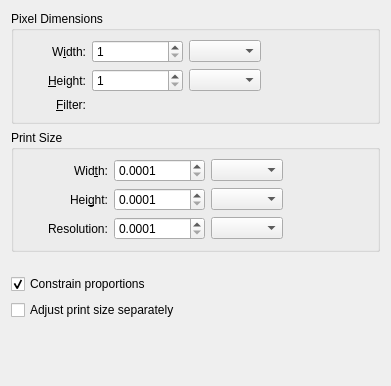
<?xml version="1.0" encoding="UTF-8"?>
<ui version="4.0">
 <class>WdgImageSize</class>
 <widget class="QWidget" name="WdgImageSize">
  <property name="geometry">
   <rect>
    <x>0</x>
    <y>0</y>
    <width>391</width>
    <height>386</height>
   </rect>
  </property>
  <property name="windowTitle">
   <string>Scale To New Size</string>
  </property>
  <layout class="QVBoxLayout" name="verticalLayout">
   <item>
    <widget class="QGroupBox" name="groupImageSize">
     <property name="title">
      <string>Pixel Dimensions</string>
     </property>
     <property name="flat">
      <bool>true</bool>
     </property>
     <layout class="QGridLayout" name="gridLayout_3">
      <item row="1" column="2">
       <widget class="KisDoubleParseSpinBox" name="pixelHeightDouble">
        <property name="minimumSize">
         <size>
          <width>80</width>
          <height>0</height>
         </size>
        </property>
        <property name="decimals">
         <number>4</number>
        </property>
        <property name="minimum">
         <double>0.000100000000000</double>
        </property>
        <property name="maximum">
         <double>10000.000000000000000</double>
        </property>
        <property name="singleStep">
         <double>0.100000000000000</double>
        </property>
       </widget>
      </item>
      <item row="1" column="2">
       <widget class="KisIntParseSpinBox" name="pixelHeight">
        <property name="minimumSize">
         <size>
          <width>80</width>
          <height>0</height>
         </size>
        </property>
        <property name="minimum">
         <number>1</number>
        </property>
        <property name="maximum">
         <number>100000</number>
        </property>
       </widget>
      </item>
      <item row="0" column="3">
       <widget class="QComboBox" name="pixelWidthUnit"/>
      </item>
      <item row="0" column="0">
       <spacer name="horizontalSpacer_2">
        <property name="orientation">
         <enum>Qt::Horizontal</enum>
        </property>
        <property name="sizeType">
         <enum>QSizePolicy::Fixed</enum>
        </property>
        <property name="sizeHint" stdset="0">
         <size>
          <width>25</width>
          <height>20</height>
         </size>
        </property>
       </spacer>
      </item>
      <item row="0" column="1">
       <widget class="QLabel" name="lblPixelWidth">
        <property name="text">
         <string>W&amp;idth:</string>
        </property>
        <property name="alignment">
         <set>Qt::AlignRight|Qt::AlignTrailing|Qt::AlignVCenter</set>
        </property>
        <property name="buddy">
         <cstring>pixelWidth</cstring>
        </property>
       </widget>
      </item>
      <item row="2" column="1">
       <widget class="QLabel" name="lblPixelFilter">
        <property name="text">
         <string>&amp;Filter:</string>
        </property>
        <property name="alignment">
         <set>Qt::AlignRight|Qt::AlignTrailing|Qt::AlignVCenter</set>
        </property>
        <property name="buddy">
         <cstring>printWidth</cstring>
        </property>
       </widget>
      </item>
      <item row="0" column="4" rowspan="2">
       <widget class="KoAspectButton" name="pixelAspectRatioBtn" native="true">
        <property name="text" stdset="0">
         <string/>
        </property>
       </widget>
      </item>
      <item row="1" column="3">
       <widget class="QComboBox" name="pixelHeightUnit"/>
      </item>
      <item row="1" column="1">
       <widget class="QLabel" name="lblPixelHeight">
        <property name="text">
         <string>&amp;Height:</string>
        </property>
        <property name="alignment">
         <set>Qt::AlignRight|Qt::AlignTrailing|Qt::AlignVCenter</set>
        </property>
        <property name="buddy">
         <cstring>pixelHeight</cstring>
        </property>
       </widget>
      </item>
      <item row="0" column="2">
       <widget class="KisDoubleParseSpinBox" name="pixelWidthDouble">
        <property name="minimumSize">
         <size>
          <width>80</width>
          <height>0</height>
         </size>
        </property>
        <property name="decimals">
         <number>4</number>
        </property>
        <property name="minimum">
         <double>0.000100000000000</double>
        </property>
        <property name="maximum">
         <double>10000.000000000000000</double>
        </property>
        <property name="singleStep">
         <double>0.100000000000000</double>
        </property>
       </widget>
      </item>
      <item row="0" column="2">
       <widget class="KisIntParseSpinBox" name="pixelWidth">
        <property name="minimum">
         <number>1</number>
        </property>
        <property name="maximum">
         <number>100000</number>
        </property>
       </widget>
      </item>
      <item row="1" column="5">
       <spacer name="horizontalSpacer_5">
        <property name="orientation">
         <enum>Qt::Horizontal</enum>
        </property>
        <property name="sizeType">
         <enum>QSizePolicy::MinimumExpanding</enum>
        </property>
        <property name="sizeHint" stdset="0">
         <size>
          <width>40</width>
          <height>20</height>
         </size>
        </property>
       </spacer>
      </item>
      <item row="2" column="2" colspan="2">
       <widget class="KisCmbIDList" name="pixelFilterCmb" native="true"/>
      </item>
     </layout>
    </widget>
   </item>
   <item>
    <widget class="QGroupBox" name="groupPrintSize">
     <property name="title">
      <string>Print Size</string>
     </property>
     <property name="flat">
      <bool>true</bool>
     </property>
     <layout class="QGridLayout" name="gridLayout">
      <item row="1" column="1">
       <widget class="QLabel" name="lblPrintHeight">
        <property name="text">
         <string>Hei&amp;ght:</string>
        </property>
        <property name="alignment">
         <set>Qt::AlignRight|Qt::AlignTrailing|Qt::AlignVCenter</set>
        </property>
        <property name="buddy">
         <cstring>printHeight</cstring>
        </property>
       </widget>
      </item>
      <item row="1" column="3">
       <widget class="QComboBox" name="printHeightUnit"/>
      </item>
      <item row="0" column="2">
       <widget class="KisDoubleParseSpinBox" name="printWidth">
        <property name="minimumSize">
         <size>
          <width>80</width>
          <height>0</height>
         </size>
        </property>
        <property name="decimals">
         <number>4</number>
        </property>
        <property name="minimum">
         <double>0.000100000000000</double>
        </property>
        <property name="maximum">
         <double>10000.000000000000000</double>
        </property>
        <property name="singleStep">
         <double>0.100000000000000</double>
        </property>
       </widget>
      </item>
      <item row="0" column="1">
       <widget class="QLabel" name="lblPrintWidth">
        <property name="text">
         <string>Wid&amp;th:</string>
        </property>
        <property name="alignment">
         <set>Qt::AlignRight|Qt::AlignTrailing|Qt::AlignVCenter</set>
        </property>
        <property name="buddy">
         <cstring>printWidth</cstring>
        </property>
       </widget>
      </item>
      <item row="1" column="2">
       <widget class="KisDoubleParseSpinBox" name="printHeight">
        <property name="minimumSize">
         <size>
          <width>80</width>
          <height>0</height>
         </size>
        </property>
        <property name="decimals">
         <number>4</number>
        </property>
        <property name="minimum">
         <double>0.000100000000000</double>
        </property>
        <property name="maximum">
         <double>10000.000000000000000</double>
        </property>
        <property name="singleStep">
         <double>0.100000000000000</double>
        </property>
       </widget>
      </item>
      <item row="0" column="4" rowspan="2">
       <widget class="KoAspectButton" name="printAspectRatioBtn" native="true">
        <property name="text" stdset="0">
         <string/>
        </property>
       </widget>
      </item>
      <item row="0" column="3">
       <widget class="QComboBox" name="printWidthUnit"/>
      </item>
      <item row="2" column="1">
       <widget class="QLabel" name="lblResolution">
        <property name="text">
         <string>Resolution:</string>
        </property>
       </widget>
      </item>
      <item row="2" column="2">
       <widget class="KisDoubleParseSpinBox" name="printResolution">
        <property name="sizePolicy">
         <sizepolicy hsizetype="Minimum" vsizetype="Fixed">
          <horstretch>0</horstretch>
          <verstretch>0</verstretch>
         </sizepolicy>
        </property>
        <property name="minimumSize">
         <size>
          <width>70</width>
          <height>0</height>
         </size>
        </property>
        <property name="decimals">
         <number>4</number>
        </property>
        <property name="minimum">
         <double>0.000100000000000</double>
        </property>
        <property name="maximum">
         <double>10000.000000000000000</double>
        </property>
        <property name="singleStep">
         <double>0.100000000000000</double>
        </property>
       </widget>
      </item>
      <item row="2" column="3">
       <widget class="QComboBox" name="printResolutionUnit"/>
      </item>
      <item row="1" column="0">
       <spacer name="horizontalSpacer">
        <property name="orientation">
         <enum>Qt::Horizontal</enum>
        </property>
        <property name="sizeType">
         <enum>QSizePolicy::Fixed</enum>
        </property>
        <property name="sizeHint" stdset="0">
         <size>
          <width>25</width>
          <height>20</height>
         </size>
        </property>
       </spacer>
      </item>
      <item row="0" column="5">
       <spacer name="horizontalSpacer_3">
        <property name="orientation">
         <enum>Qt::Horizontal</enum>
        </property>
        <property name="sizeType">
         <enum>QSizePolicy::MinimumExpanding</enum>
        </property>
        <property name="sizeHint" stdset="0">
         <size>
          <width>40</width>
          <height>20</height>
         </size>
        </property>
       </spacer>
      </item>
     </layout>
    </widget>
   </item>
   <item>
    <spacer name="verticalSpacer_2">
     <property name="orientation">
      <enum>Qt::Vertical</enum>
     </property>
     <property name="sizeType">
      <enum>QSizePolicy::Fixed</enum>
     </property>
     <property name="sizeHint" stdset="0">
      <size>
       <width>20</width>
       <height>16</height>
      </size>
     </property>
    </spacer>
   </item>
   <item>
    <widget class="QCheckBox" name="constrainProportionsCkb">
     <property name="toolTip">
      <string>Constrain aspect ratio</string>
     </property>
     <property name="text">
      <string>Constrain proportions</string>
     </property>
     <property name="checked">
      <bool>true</bool>
     </property>
    </widget>
   </item>
   <item>
    <widget class="QCheckBox" name="adjustPrintSizeSeparatelyCkb">
     <property name="text">
      <string>Adjust print size separately</string>
     </property>
    </widget>
   </item>
   <item>
    <spacer name="verticalSpacer">
     <property name="orientation">
      <enum>Qt::Vertical</enum>
     </property>
     <property name="sizeType">
      <enum>QSizePolicy::MinimumExpanding</enum>
     </property>
     <property name="sizeHint" stdset="0">
      <size>
       <width>20</width>
       <height>30</height>
      </size>
     </property>
    </spacer>
   </item>
  </layout>
 </widget>
 <customwidgets>
  <customwidget>
   <class>KisCmbIDList</class>
   <extends></extends>
   <header>widgets/kis_cmb_idlist.h</header>
  </customwidget>
  <customwidget>
   <class>KoAspectButton</class>
   <extends>QWidget</extends>
   <header>KoAspectButton.h</header>
   <container>1</container>
  </customwidget>
  <customwidget>
   <class>KisIntParseSpinBox</class>
   <extends>QSpinBox</extends>
   <header>kis_intparsespinbox.h</header>
  </customwidget>
  <customwidget>
   <class>KisDoubleParseSpinBox</class>
   <extends>QDoubleSpinBox</extends>
   <header>kis_doubleparsespinbox.h</header>
  </customwidget>
 </customwidgets>
 <tabstops>
  <tabstop>pixelWidth</tabstop>
  <tabstop>pixelWidthDouble</tabstop>
  <tabstop>pixelWidthUnit</tabstop>
  <tabstop>pixelHeight</tabstop>
  <tabstop>pixelHeightDouble</tabstop>
  <tabstop>pixelHeightUnit</tabstop>
  <tabstop>pixelFilterCmb</tabstop>
  <tabstop>printWidth</tabstop>
  <tabstop>printWidthUnit</tabstop>
  <tabstop>printHeight</tabstop>
  <tabstop>printHeightUnit</tabstop>
  <tabstop>printResolution</tabstop>
  <tabstop>printResolutionUnit</tabstop>
  <tabstop>constrainProportionsCkb</tabstop>
  <tabstop>adjustPrintSizeSeparatelyCkb</tabstop>
 </tabstops>
 <resources/>
 <connections/>
</ui>
